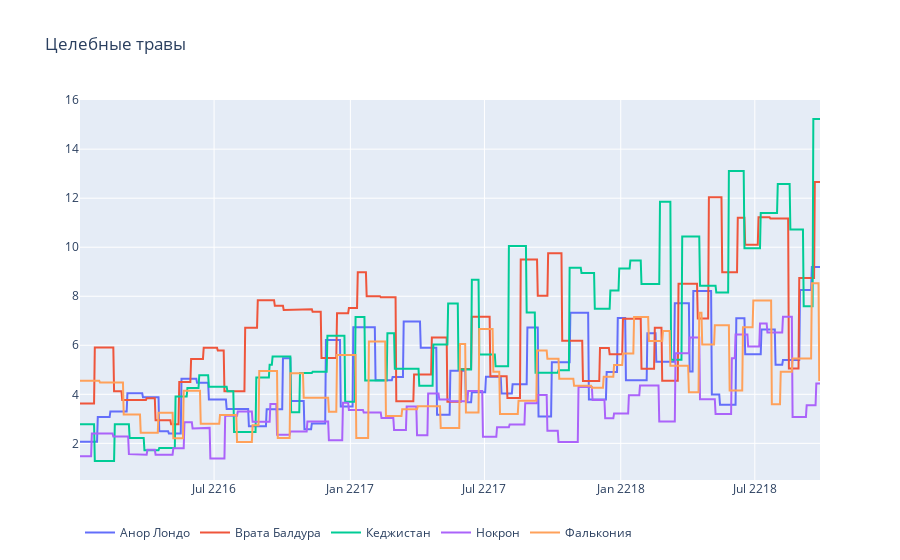
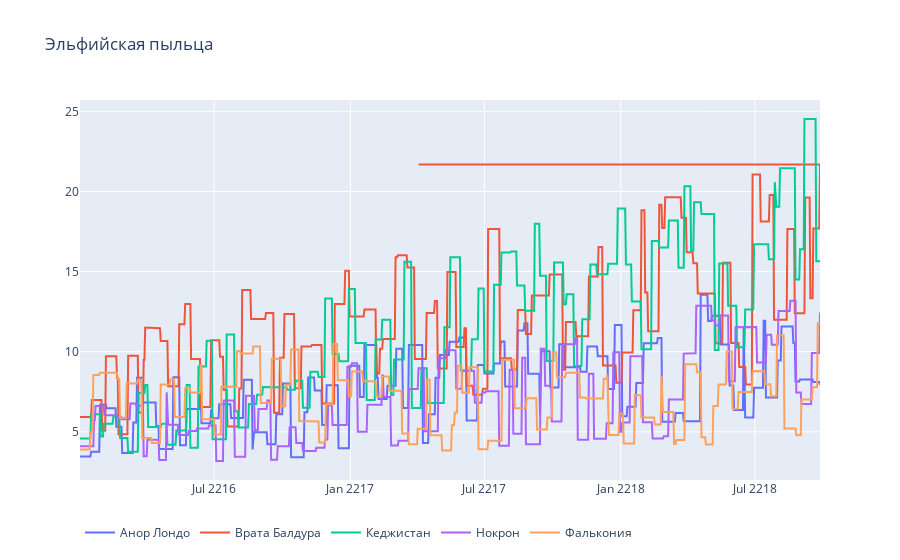
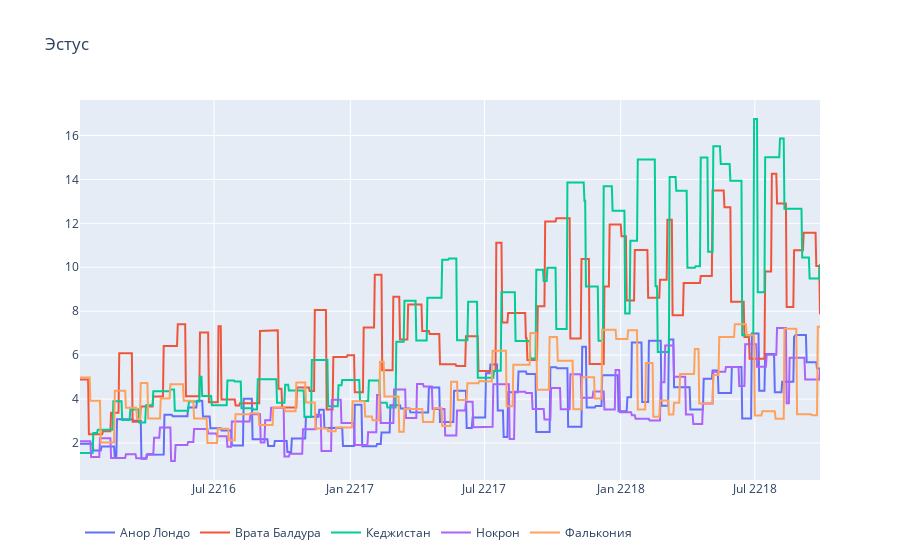
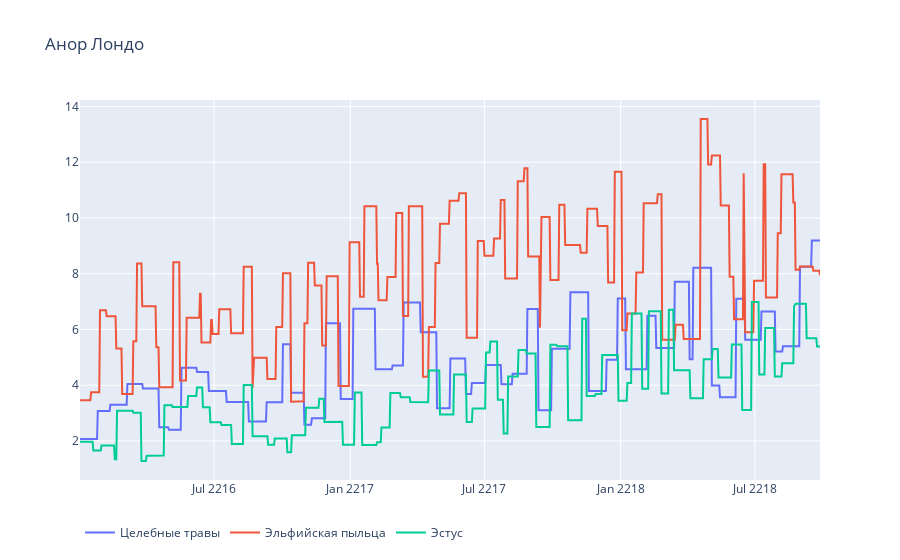

The code cell stored with these charts, in order, in its notebook:
### Markdown cell above
______________________________________________

### Code cell
vizualiz(data = cost_df, x = 'product', y ='place',target = 'cost')
vizualiz(data = cost_df, y = 'product', x ='place',target = 'cost')

### Figure 1 — Plotly figure (JSON) as saved in the notebook; plotly's stock layout.template omitted (floating-point values rounded to 4 significant figures; data arrays with more than 128 entries replaced by an {"elided": "..."} marker saying what was removed)
{"data": [{"name": "Анор Лондо", "type": "scatter", "x": {"elided": "1000 str values"}, "y": {"elided": "1000 float values"}}, {"name": "Врата Балдура", "type": "scatter", "x": {"elided": "1000 str values"}, "y": {"elided": "1000 float values"}}, {"name": "Кеджистан", "type": "scatter", "x": {"elided": "1000 str values"}, "y": {"elided": "1000 float values"}}, {"name": "Нокрон", "type": "scatter", "x": {"elided": "1000 str values"}, "y": {"elided": "1000 float values"}}, {"name": "Фалькония", "type": "scatter", "x": {"elided": "1000 str values"}, "y": {"elided": "1000 float values"}}], "layout": {"legend": {"orientation": "h"}, "title": {"text": "Целебные травы"}}}

### Figure 2 — Plotly figure (JSON) as saved in the notebook; plotly's stock layout.template omitted (floating-point values rounded to 4 significant figures; data arrays with more than 128 entries replaced by an {"elided": "..."} marker saying what was removed)
{"data": [{"name": "Анор Лондо", "type": "scatter", "x": {"elided": "1000 str values"}, "y": {"elided": "1000 float values"}}, {"name": "Врата Балдура", "type": "scatter", "x": {"elided": "1000 str values"}, "y": {"elided": "1000 float values"}}, {"name": "Кеджистан", "type": "scatter", "x": {"elided": "1000 str values"}, "y": {"elided": "1000 float values"}}, {"name": "Нокрон", "type": "scatter", "x": {"elided": "1000 str values"}, "y": {"elided": "1000 float values"}}, {"name": "Фалькония", "type": "scatter", "x": {"elided": "1000 str values"}, "y": {"elided": "1000 float values"}}], "layout": {"legend": {"orientation": "h"}, "title": {"text": "Эльфийская пыльца"}}}

### Figure 3 — Plotly figure (JSON) as saved in the notebook; plotly's stock layout.template omitted (floating-point values rounded to 4 significant figures; data arrays with more than 128 entries replaced by an {"elided": "..."} marker saying what was removed)
{"data": [{"name": "Анор Лондо", "type": "scatter", "x": {"elided": "1000 str values"}, "y": {"elided": "1000 float values"}}, {"name": "Врата Балдура", "type": "scatter", "x": {"elided": "1000 str values"}, "y": {"elided": "1000 float values"}}, {"name": "Кеджистан", "type": "scatter", "x": {"elided": "1000 str values"}, "y": {"elided": "1000 float values"}}, {"name": "Нокрон", "type": "scatter", "x": {"elided": "1000 str values"}, "y": {"elided": "1000 float values"}}, {"name": "Фалькония", "type": "scatter", "x": {"elided": "1000 str values"}, "y": {"elided": "1000 float values"}}], "layout": {"legend": {"orientation": "h"}, "title": {"text": "Эстус"}}}

### Figure 4 — Plotly figure (JSON) as saved in the notebook; plotly's stock layout.template omitted (floating-point values rounded to 4 significant figures; data arrays with more than 128 entries replaced by an {"elided": "..."} marker saying what was removed)
{"data": [{"name": "Целебные травы", "type": "scatter", "x": {"elided": "1000 str values"}, "y": {"elided": "1000 float values"}}, {"name": "Эльфийская пыльца", "type": "scatter", "x": {"elided": "1000 str values"}, "y": {"elided": "1000 float values"}}, {"name": "Эстус", "type": "scatter", "x": {"elided": "1000 str values"}, "y": {"elided": "1000 float values"}}], "layout": {"legend": {"orientation": "h"}, "title": {"text": "Анор Лондо"}}}
